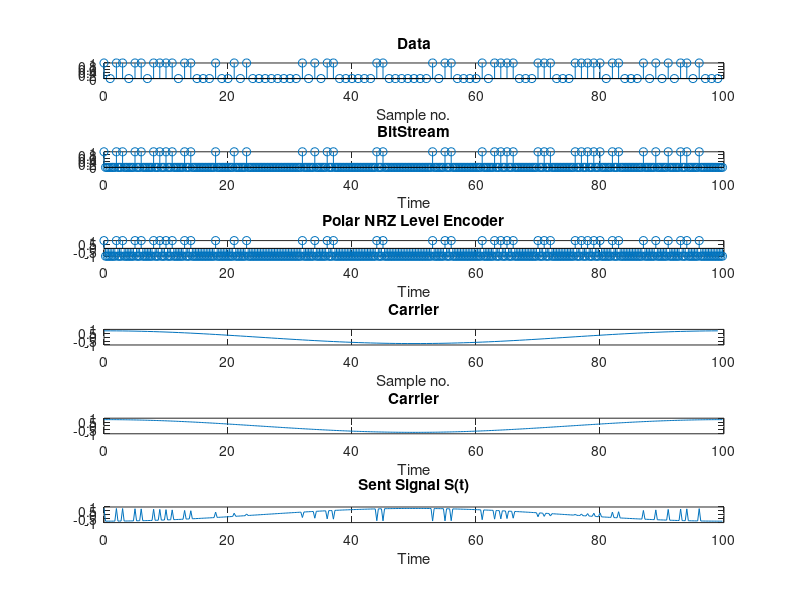
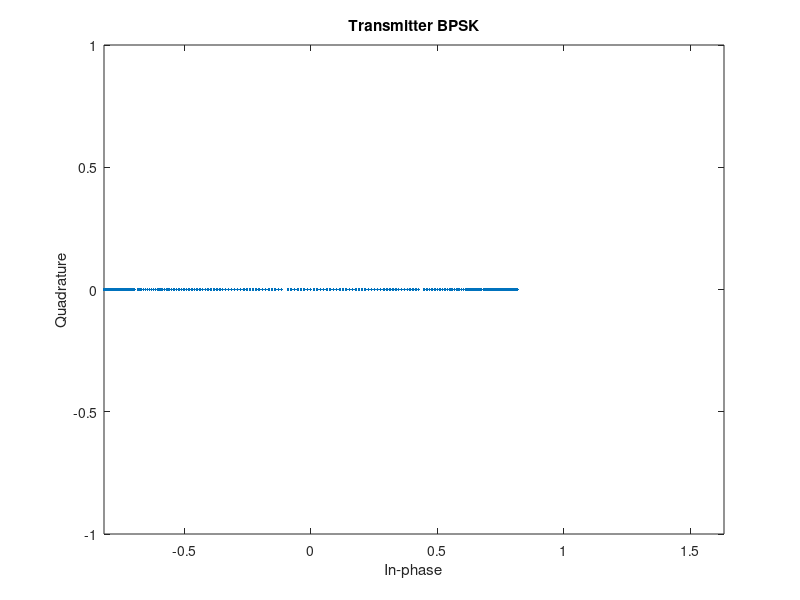

MATLAB code for these plots, in order: (Note: this script raises an error after producing the figures.)
%%%%%%%%%%%%%%%%%%%%%%%%%%??? ???? ?????? ??????%%%%%%%%%%%%%%%%%%%%%%%%%%%
%% Initialization
clear;clc
close all;
rng(867);
%% Transmitter Model
N = 100; %Number of Samples
T=4;%total period of bitstream
Tb = T-1; %bit period
fc = 1; %Carrier frequency
n1=[0:N-1];%Samples
n=[0:(N*(1+Tb))-1];%Time
t=(n/(Tb+1));
%Generate Bit Stream
data=sign(randn(1,N));
data(data<0)=0;
bk=[data;repmat(zeros(1,Tb)',1,N)];
bk=bk(:);

%Polar NRZ Encoding
xk=bk;
xk(xk==0)=-1;

%Carrier phi(t)
n2=(n1/N)*2*pi*fc;
phi1 = sqrt(2/Tb)*cos(n2);

n2=(n/(N*(Tb+1)))*2*pi*fc;
phi = sqrt(2/Tb)*cos(n2);

%Sent Signal S(t)
s=xk.*phi';

figure();
subplot(6,1,1);
stem(n1,data);
title('Data');
xlabel('Sample no.');

subplot(6,1,2);
stem(t,bk);
title('BitStream');
xlabel('Time')

subplot(6,1,3);
stem(t,xk);
title('Polar NRZ Level Encoder');
xlabel('Time')

subplot(6,1,4);
plot(n1,phi1);
title('Carrier');
xlabel('Sample no.');

subplot(6,1,5);
plot((n/(Tb+1)),phi);
title('Carrier');
xlabel('Time');

subplot(6,1,6);
plot((n/(Tb+1)),s);
title('Sent Signal S(t)');
xlabel('Time');

scatterplot(s);
title('Transmitter BPSK');

%% Channel Model
ah = raylrnd(N*(Tb+1),N*(Tb+1),1);
ncetah=[0:2*pi/(N*T):2*pi-2*pi/(N*T)];
cetah=(1/sum(cetah))*ones(N*T,1);

%Channel impulse response h(t)
h = ah.*exp(1j*cetah).*n';

figure();
subplot(3,1,1);
plot(t,ah);
title('ah');

subplot(3,1,2);
plot(ncetah/pi,cetah);
title('ceta')

subplot(3,1,3);
plot(t,abs(h));
title('Channel h(t)');

%% Receiver Model
R=conv(s,h);

%AWGN Noise
mu=0;
No=1;
variance=No/2;
sigma=sqrt(variance);
nc=normrnd(mu,sigma,[1,N*T]);
ns=normrnd(mu,sigma,[1,N*T]);
n=nc.*cos(n2)-1j*ns.*sin(n2);
yk=s+n';
scatterplot(yk)
%Channel Inversion


%Correlation



%Decision Device






